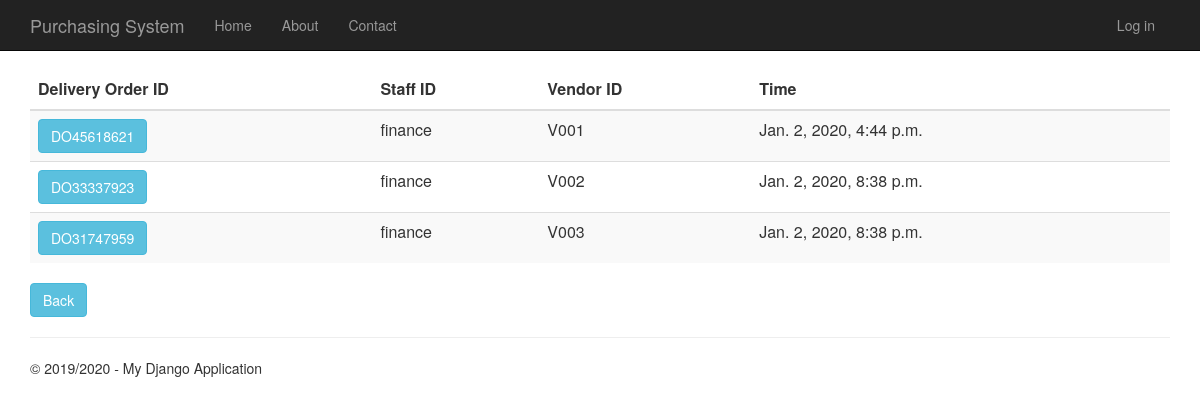
Before: /deliveryorderhistory with the older database file.
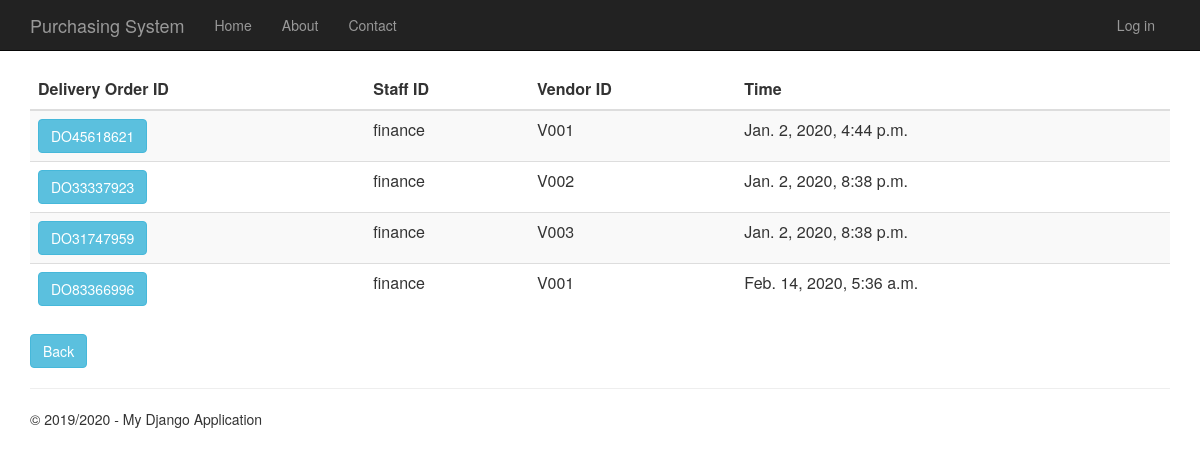
After: the same page with the newer database file.
### DeliveryOrder/models.py (models this page shows, shortened)
class DeliveryOrder(models.Model):
    delivery_order_id = models.CharField(primary_key=True, max_length=10)
    shipping_instructions = models.TextField()
    time_created = models.DateTimeField()
    description = models.TextField(null=True,default=None, blank=True)
    total_price = models.DecimalField(max_digits=10, decimal_places=2, default=Decimal('0.00'))
    person_id = models.ForeignKey(Person)
    vendor_id = models.ForeignKey(Vendor)
    purchase_order_id = models.OneToOneField(PurchaseOrder)

### app/models.py (models this page shows, shortened)
class Person(models.Model):
    user_id = models.OneToOneField(User)
    person_id = models.CharField(primary_key=True, max_length=10)
    person_name = models.TextField()
    person_address = models.TextField()
    person_phone_number = models.TextField()
    person_role = models.TextField(default = 'EMPLOYEE')

class Vendor(models.Model):
    vendor_id = models.CharField(primary_key=True, max_length=10)
    vendor_name = models.TextField()
    vendor_phone_number = models.TextField()
    vendor_address = models.TextField()
    vendor_email = models.TextField()
    def __str__(self):
        return str(self.vendor_id)

### DeliveryOrder/views.py (the view)
# urls.py: url(r'^deliveryorderhistory', DeliveryOrder.views.deliveryorderhistory, name="delivery_order_history"),
def deliveryorderhistory(request):
    delivery_orders = DeliveryOrder.objects.all()
    context = {
            'title':'delivery Order History',
            'rows':delivery_orders,
            'year':'2019/2020'
        }
    return render(request,'DeliveryOrder/deliveryorderhistory.html',context)

### DeliveryOrder/templates/DeliveryOrder/deliveryorderhistory.html
﻿{% extends "app/layout.html" %}
{% block content %}
<div class="purcahseorderhistory margintop" action="menu" >
    <form action="deliveryorderhistorydetails" method="GET">
        <table class="table table-striped margintop">
          <thead>
            <tr>
              <th scope="col">Delivery Order ID</th>
              <th scope="col">Staff ID</th>
              <th scope="col">Vendor ID</th>
              <th scope="col">Time</th>
            </tr>
          </thead>
          <tbody>
              {% for r in rows %}
            <tr>
                 <td><button type="submit" name="do_id" value="{{r.delivery_order_id}}" class="btn btn-info" >{{r.delivery_order_id}}</button></td>
                 <td>{{r.person_id.person_id}}</td>
                 <td>{{r.vendor_id}}</td>
                 <td>{{r.time_created}}</td>
            </tr>
              {% endfor %}
          </tbody>
        </table>
        <div class="margintop">
            <a type="submit" class="btn btn-info" href="/menu">Back</a>
        </div>
    </form>
</div>
{% endblock %}

Changed rows visible on the page:
added DeliveryOrder: delivery_order_id "DO83366996", person_id.person_id "finance", vendor_id "V001", time_created "Feb. 14, 2020, 5:36 a.m."
